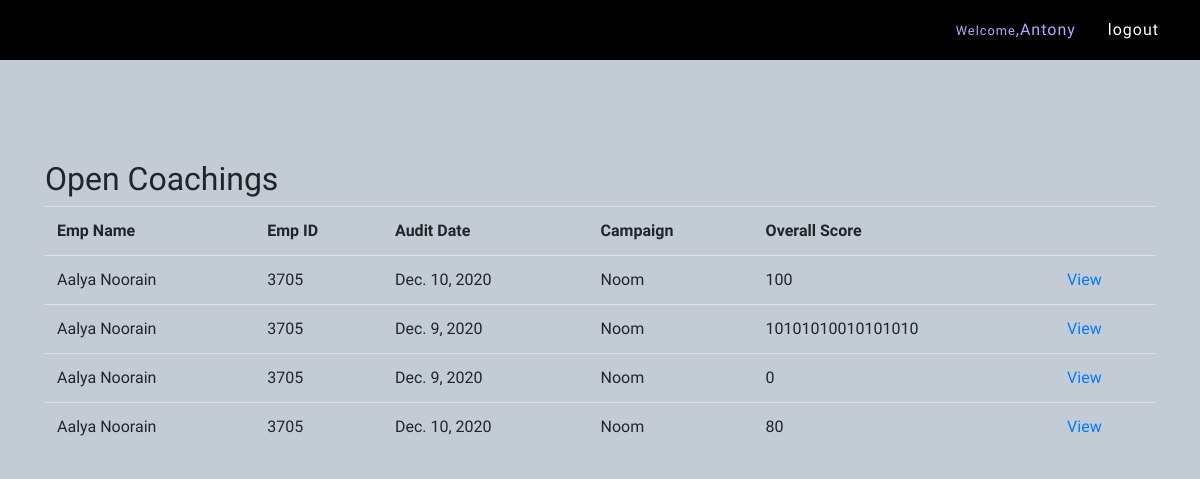
Page /employees/qa-open-status-coachings-view/24 (signed in) on the earlier database version.
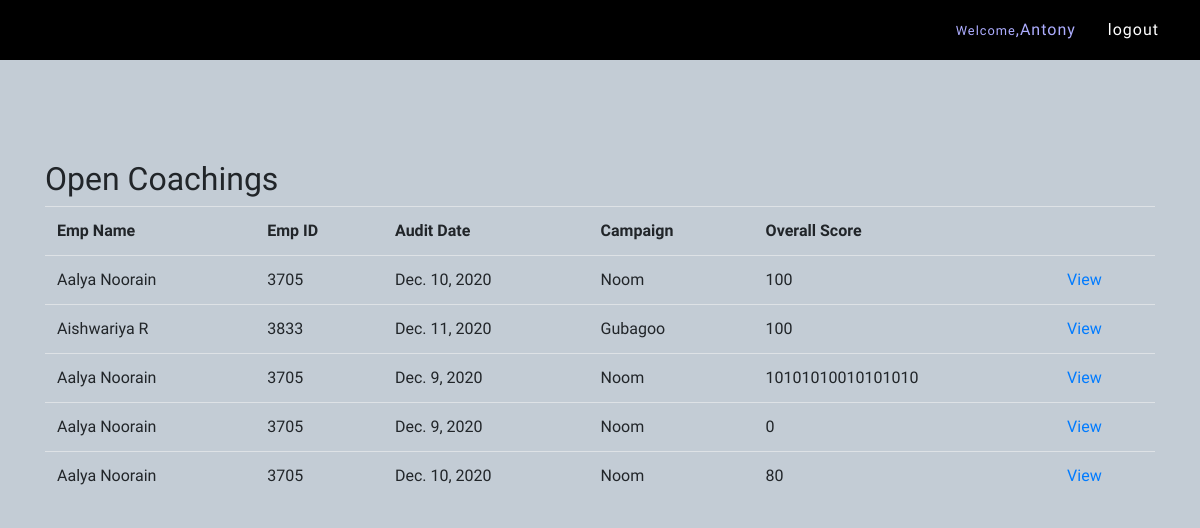
Same page on the later database version.
### employees/models.py (models this page shows, shortened)
class InboundMonitoringForm(models.Model):
    emp_id = models.IntegerField()
    associate_name = models.CharField(max_length=50)
    qa = models.CharField(max_length=50)
    team_lead = models.CharField(max_length=50)
    customer_name = models.CharField(max_length=50)
    customer_contact = models.IntegerField()
    call_date = models.DateField()
    audit_date = models.DateField()
    campaign = models.CharField(max_length=100)
    zone=models.CharField(max_length=50)
    concept = models.CharField(max_length=60)
    call_duration=models.IntegerField()
    ce_1 = models.IntegerField()
    ce_2 = models.IntegerField()
    ce_3 = models.IntegerField()
    ce_4 = models.IntegerField()
    ce_5 = models.IntegerField()
    ce_6 = models.IntegerField()
    ce_7 = models.IntegerField()
    ce_8 = models.IntegerField()
    ce_9 = models.IntegerField()
    ce_10 = models.IntegerField()
    ce_11 = models.IntegerField()
    business_1 = models.IntegerField()
    business_2 = models.IntegerField()
    compliance_1 = models.IntegerField()
    compliance_2 = models.IntegerField()
    compliance_3 = models.IntegerField()
    areas_improvement = models.TextField()
    positives = models.TextField()
    comments = models.TextField()
    added_by = models.CharField(max_length=30)
    status = models.BooleanField(default=False)
    closed_date = models.DateTimeField(null=True)
    emp_comments = models.TextField(null=True)
    ce_total = models.IntegerField(null=True)
    business_total=models.IntegerField(null=True)
    compliance_total = models.IntegerField(null=True)
    overall_score = models.IntegerField(null=True)

class ChatMonitoringFormEva(models.Model):
    emp_id = models.IntegerField()
    associate_name = models.CharField(max_length=50)
    qa = models.CharField(max_length=50)
    team_lead = models.CharField(max_length=50)
    ticket_no = models.IntegerField()
    trans_date = models.DateField()
    audit_date = models.DateField()
    campaign = models.CharField(max_length=100)
    evaluator = models.CharField(max_length=50)
    concept = models.CharField(max_length=60)
    ce_1 = models.IntegerField()
    ce_2 = models.IntegerField()
    ce_3 = models.IntegerField()
    ce_4 = models.IntegerField()
    compliance_1 = models.IntegerField()
    compliance_2 = models.IntegerField()
    compliance_3 = models.IntegerField()
    compliance_4 = models.IntegerField()
    compliance_5 = models.IntegerField()
    compliance_6 = models.IntegerField()
    areas_improvement = models.TextField()
    positives = models.TextField()
    comments = models.TextField()
    added_by = models.CharField(max_length=30)
    status = models.BooleanField(default=False)
    closed_date = models.DateTimeField(null=True)
    emp_comments = models.TextField(null=True)
    ce_total = models.IntegerField(null=True)
    compliance_total = models.IntegerField(null=True)
    overall_score = models.IntegerField(null=True)

class ChatMonitoringFormPodFather(models.Model):
    emp_id = models.IntegerField()
    associate_name = models.CharField(max_length=50)
    qa = models.CharField(max_length=50)
    team_lead = models.CharField(max_length=50)
    ticket_no = models.IntegerField()
    trans_date = models.DateField()
    audit_date = models.DateField()
    campaign = models.CharField(max_length=100)
    evaluator = models.CharField(max_length=50)
    concept = models.CharField(max_length=60)
    ce_1 = models.IntegerField()
    ce_2 = models.IntegerField()
    ce_3 = models.IntegerField()
    ce_4 = models.IntegerField()
    compliance_1 = models.IntegerField()
    compliance_2 = models.IntegerField()
    compliance_3 = models.IntegerField()
    compliance_4 = models.IntegerField()
    compliance_5 = models.IntegerField()
    compliance_6 = models.IntegerField()
    areas_improvement = models.TextField()
    positives = models.TextField()
    comments = models.TextField()
    added_by = models.CharField(max_length=30)
    status = models.BooleanField(default=False)
    closed_date = models.DateTimeField(null=True)
    emp_comments = models.TextField(null=True)
    ce_total = models.IntegerField(null=True)
    compliance_total = models.IntegerField(null=True)
    overall_score = models.IntegerField(null=True)

### employees/views.py (the view)
# urls.py: path('qa-open-status-coachings-view/<int:pk>',qacoachingViewOpenAll),
def qacoachingViewOpenAll(request,pk):
    if pk>0:
        qa_name=request.user.profile.emp_name
        coaching_inbound=InboundMonitoringForm.objects.filter(added_by=qa_name,status=False)
        coaching_chat_eva = ChatMonitoringFormEva.objects.filter(added_by=qa_name, status=False)
        coaching_chat_pod = ChatMonitoringFormPodFather.objects.filter(added_by=qa_name, status=False)
        data={
                'coaching_inbound':coaching_inbound,'coaching_chat_eva':coaching_chat_eva,'coaching_chat_pod':coaching_chat_pod,
             }
        return render(request,'qa-open-status-coachings-view.html',data)
    else:
        return redirect('/employees/qahome')

### templates/qa-open-status-coachings-view.html
{% extends 'base.html' %}
{% block main %}
{% load static %}
<section style="margin-top:100px">
    <div class="container-lg">
        <h2>Open Coachings</h2>
            <table class="table">
                <tr>
                    <th>Emp Name</th>
                    <th>Emp ID</th>
                    <th>Audit Date</th>
                    <th>Campaign</th>
                    <th>Overall Score</th>
                    <th></th>
                </tr>
                {% for c in coaching_inbound %}
                <tr>
                <td>{{c.associate_name}}</td>
                <td>{{c.emp_id}}</td>
                <td>{{c.audit_date}}</td>
                <td>{{c.campaign}}</td>
                <td>{{c.overall_score}}</td>
                <td><a href="/employees/coaching-view-inbound-qa/{{c.id}}">View</a></td>
                </tr>
                {% endfor %}
                {% for c in coaching_chat_eva %}
                <tr>
                <td>{{c.associate_name}}</td>
                <td>{{c.emp_id}}</td>
                <td>{{c.audit_date}}</td>
                <td>{{c.campaign}}</td>
                <td>{{c.overall_score}}</td>
                <td><a href="/employees/coaching-view-eva-chat-qa/{{c.id}}">View</a></td>
                </tr>
                {% endfor %}
                {% for c in coaching_chat_pod %}
                <tr>
                <td>{{c.associate_name}}</td>
                <td>{{c.emp_id}}</td>
                <td>{{c.audit_date}}</td>
                <td>{{c.campaign}}</td>
                <td>{{c.overall_score}}</td>
                <td><a href="/employees/coaching-view-pod-chat-qa/{{c.id}}">View</a></td>
                </tr>
                {% endfor %}
            </table>
    </div>
</section>
{% endblock %}

Differences in the rows shown:
added InboundMonitoringForm: associate_name "Aishwariya R", emp_id "3833", audit_date "Dec. 11, 2020", campaign "Gubagoo", overall_score "100"
